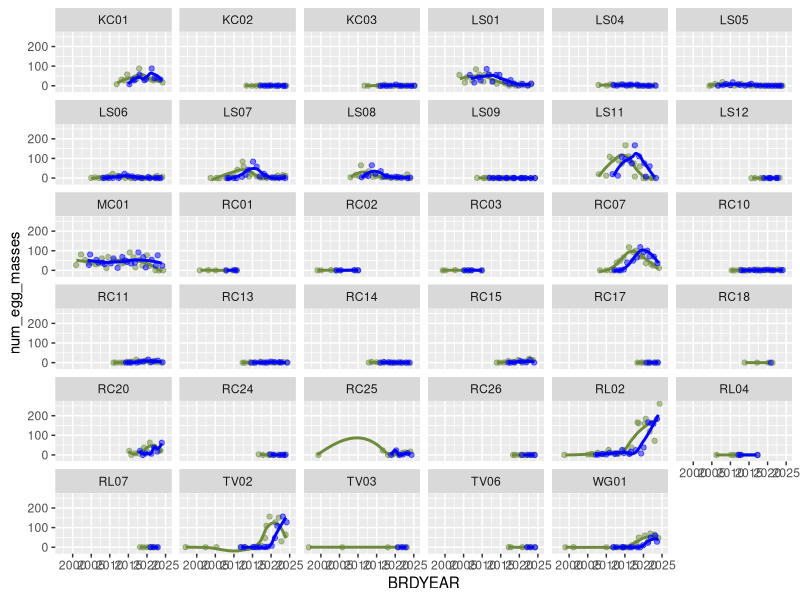
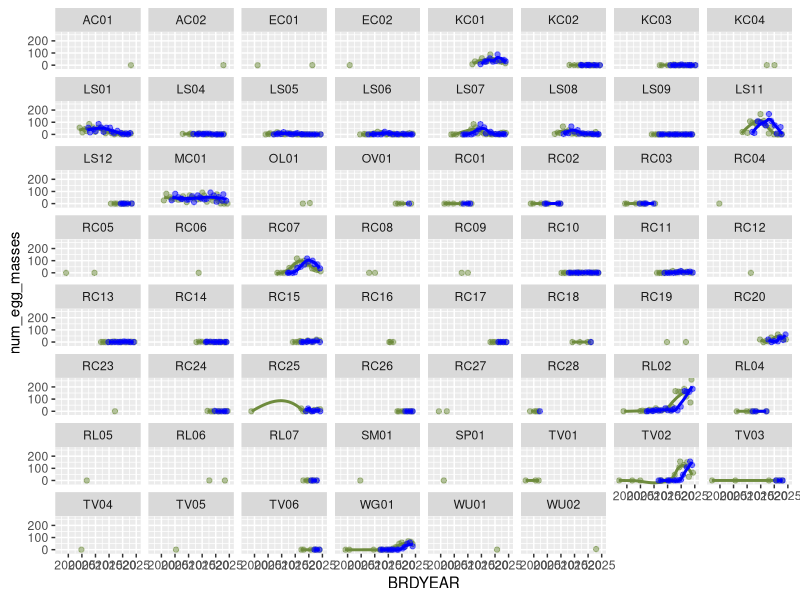

R code for these plots, in order: (Note: this script raises an error after producing the figures.)
## ---- chunk 1
knitr::opts_chunk$set(echo = TRUE)
knitr::opts_chunk$set(warning = FALSE)
## ---- chunk 2
library(dplyr)
library(ggplot2)
library(tidyverse)
setwd(here::here("code"))
# source("1_data_prep.R")
data <- read_csv(here::here("data", "filtered_raw_data.csv"))
between_year_data <- read_csv(here::here("data", "between_year_data.csv"))
complete_btw_data <- read_csv(here::here("data", "complete_btw_data.csv"))
onset_of_breeding_surv <- read_csv(here::here("data", "onset_of_breeding.csv"))
## ---- chunk 3
#summary information of egg masses count

#total number of egg masses is 3939
sum(data$NumberofEggMasses, na.rm = TRUE)

#maximum number of egg masses for a given survey is 25, while the mean is 0.857
summary(data$NumberofEggMasses,na.rm = TRUE)
## ---- chunk 4
statistics <- data %>% 
  group_by(BRDYEAR,Watershed,LocationID) %>% 
  summarize(survey_count = n_distinct(EventGUID),
            mean_egg_num = (sum(NumberofEggMasses, na.rm = TRUE)/survey_count),
            total_egg_num =sum(NumberofEggMasses, na.rm = TRUE),
            firstEgg = min(dayOfWY), 
            lastEgg = max(dayOfWY), 
            breedingLength = max(dayOfWY) - min(dayOfWY))
statistics
## ---- chunk 5
# ranges of each variable for summary data table
data_mins <- data.frame(sapply(data, min, na.rm = TRUE))
data_maxs <- data.frame(sapply(data, max, na.rm = TRUE))
data_means <- data.frame(sapply(data, mean, na.rm = TRUE))
count(data, LocationID)
## ---- chunk 6
summary <- data %>%
  select(yearly_rain, yearly_rain_lag, mean_percent_water, mean_percent_sub, interpolated_canopy, WaterTemp, MaxD, WaterSalinity, AirTemp) %>%
  summarise(
    across(everything(), list(min = ~min(., na.rm = TRUE), 
                              max = ~max(., na.rm = TRUE), 
                              mean = ~mean(., na.rm = TRUE)), 
           .names = "{.col}_{.fn}")
  ) %>%
  pivot_longer(cols = everything(), 
               names_to = c("Variable", "Stat"),
               names_pattern = "(.*)_(.*)", 
               values_to = "Value") %>%
  pivot_wider(names_from = Stat, values_from = Value)
## ---- chunk 7
between_year_data_lagged <- between_year_data %>%
  group_by(LocationID) %>%
  arrange(BRDYEAR) %>%
  mutate(num_egg_masses_lag = lag(num_egg_masses, n = 3)) %>%
  ungroup()

lag_sites <- ggplot(between_year_data_lagged, aes(x=BRDYEAR)) +
  geom_jitter(aes(y=num_egg_masses), color="darkolivegreen4", alpha=0.5) +
  geom_smooth(aes(y=num_egg_masses), color="darkolivegreen4",alpha=0.3, se=F) +
  geom_jitter(aes(y=num_egg_masses_lag), color="blue", alpha=0.5) +
  geom_smooth(aes(y=num_egg_masses_lag), color="blue", alpha=0.3, se=F) +
  facet_wrap(.~LocationID)

## more relevant, just seemingly (at quick glance) continous sites
cont_btw_lag <- between_year_data_lagged %>% filter(LocationID=='KC01' | LocationID=='KC02' |LocationID=='KC03' | LocationID=='LS01' | LocationID=='LS04' | LocationID=='LS05' | LocationID=='LS06' | LocationID=='LS07' | LocationID=='LS08' | LocationID=='LS09' | LocationID=='LS11' | LocationID=='LS12' | LocationID=='MC01' | LocationID=='RC01' | LocationID=='RC02' | LocationID=='RC03' | LocationID=='RC07' | LocationID=='RC10' | LocationID=='RC11' | LocationID=='RC13' | LocationID=='RC14' | LocationID=='RC15' | LocationID=='RC17' | LocationID=='RC18' | LocationID=='RC20' | LocationID=='RC24' | LocationID=='RC25' | LocationID=='RC26' | LocationID=='RL02' | LocationID=='RL04' | LocationID=='RL07' | LocationID=='TV02' | LocationID=='TV03' | LocationID=='TV06' | LocationID=='WG01')

cont_lag_sites <- ggplot(cont_btw_lag, aes(x=BRDYEAR)) +
  geom_jitter(aes(y=num_egg_masses), color="darkolivegreen4", alpha=0.5) +
  geom_smooth(aes(y=num_egg_masses), color="darkolivegreen4",alpha=0.3, se=F) +
  geom_jitter(aes(y=num_egg_masses_lag), color="blue", alpha=0.5) +
  geom_smooth(aes(y=num_egg_masses_lag), color="blue", alpha=0.3, se=F) +
  facet_wrap(.~LocationID)
## ---- chunk 8
# Darren believes there is data 2004-2010 at Mori/Laguna Salada, Milagra, Big Lagoon, & Rodeo which prompted us to revisit our data before 2010 (prev filtered out)

false_validation <- raw_data %>% select(Validation) %>% 
  group_by(Validation) %>% 
  summarise(Counts=n())

# copied the filtering process used to create "data" from 1_data_prep. ADDED filter <2010
pre2010_data <- unfiltered_data %>% 
  group_by(LocationID, BRDYEAR) %>% 
  summarize(survey_count_site_yr = n_distinct(EventGUID), .groups = "drop") %>% 
  ungroup() %>% 
  full_join(unfiltered_data, by = c("LocationID" = "LocationID", "BRDYEAR" = "BRDYEAR")) %>% 
  filter(survey_count_site_yr > 1) %>% 
  filter(BRDYEAR < 2010) %>%
  mutate(
    Watershed = droplevels(Watershed),
    LocationID = droplevels(LocationID)) %>%
  mutate(
    LocationID = case_when(
      LocationID == "LS02" | LocationID == "LS03" ~ "LS11",
      TRUE ~ LocationID)) %>% 
  mutate(LocationID = case_when( # fix lowercase LocationIDs (ex: rc01 to RC01)
    LocationID == "rc01" ~ "RC01",
    LocationID == "rc02" ~ "RC02",
    LocationID == "rc03" ~ "RC03",
    TRUE ~ LocationID #keeps other values unchanged
  ))

# between year pre-2010 data
btw_pre2010_data <- pre2010_data %>% 
  select(LocationID, BRDYEAR, Watershed, NumberofEggMasses, AirTemp, WaterTemp, MaxD, WaterSalinity, CoastalSite, yearly_rain, ground_sub, ground_emerg, ground_open_water, interpolated_canopy, water_flow, water_regime) %>% 
  group_by(LocationID, BRDYEAR) %>% 
  summarize(
    mean_max_depth = ifelse(all(is.na(MaxD)), NA, mean(MaxD, na.rm = TRUE)),
    max_depth = ifelse(all(is.na(MaxD)), NA, max(MaxD, na.rm = TRUE)),
    mean_salinity = ifelse(all(is.na(WaterSalinity)), NA, mean(WaterSalinity, na.rm = TRUE)),
    max_salinity = ifelse(all(is.na(WaterSalinity)), NA, max(WaterSalinity, na.rm = TRUE)),
    AirTemp = ifelse(all(is.na(AirTemp)), NA, mean(AirTemp, na.rm = TRUE)),
    WaterTemp = ifelse(all(is.na(WaterTemp)), NA, mean(WaterTemp, na.rm = TRUE)),
    num_egg_masses = sum(NumberofEggMasses, na.rm = TRUE), 
    mean_percent_sub = ifelse(all(is.na(ground_sub)), NA, mean(ground_sub, na.rm = TRUE)),
    mean_percent_emerg = ifelse(all(is.na(ground_emerg)), NA, mean(ground_emerg, na.rm = TRUE)),
    mean_percent_water = ifelse(all(is.na(ground_open_water)), NA, mean(ground_open_water, na.rm = TRUE)),
    across(everything(), ~first(.))) %>% 
  select(-MaxD, -WaterSalinity, -NumberofEggMasses, -ground_sub, -ground_emerg, -ground_open_water) %>% 
  mutate(mean_salinity = if_else(CoastalSite, mean_salinity, 0),
         max_salinity = if_else(CoastalSite, max_salinity, 0)) %>% 
  select(-max_salinity, -mean_salinity) %>% # deleting salinity from between year
  ungroup()


# creating a "complete case" column
btw_pre2010_data$complete_case <- complete.cases(btw_pre2010_data)
complete_btw_pre2010_data <- btw_pre2010_data %>% filter(complete_case == TRUE)


pre2010_eggs <- pre2010_data %>% 
  group_by(BRDYEAR,Watershed,LocationID) %>% 
  summarize(survey_count = n_distinct(EventGUID),
            total_egg_num =sum(NumberofEggMasses, na.rm = TRUE),
            firstEgg = min(dayOfWY))

# onset of breeding pre2010
onset_pre2010 <- onset_of_breeding %>% 
  filter(BRDYEAR < 2010)

# creating a "complete case" column
onset_pre2010$complete_case <- complete.cases(onset_pre2010)
complete_onset_pre2010 <- onset_pre2010 %>% filter(complete_case == TRUE)
## ---- chunk 9
# LOCATIONID: number eggs vs. year
## only pre2010 data
ggplot(btw_pre2010_data, aes(BRDYEAR, num_egg_masses)) +
  geom_point() +
  geom_line() +
  facet_wrap(.~LocationID)

ggplot(btw_pre2010_data, aes(x=BRDYEAR, y=num_egg_masses, color=LocationID)) +
  geom_point() +
  geom_smooth(se=FALSE) +
  xlab("Year")

## all years
ggplot(between_year_data, aes(BRDYEAR, num_egg_masses)) +
  geom_point() +
  geom_line() +
  facet_wrap(.~LocationID)

ggsave('btw year - eggs by location.png', width = 15, height = 8, units = "in", path = "~/Documents/Berkeley/junior 2023-24/spring24/frog job/CRLF2/Output")

ggplot(between_year_data, aes(x=BRDYEAR, y=num_egg_masses, color=LocationID)) +
  geom_point() +
  geom_smooth(se=FALSE) +
  xlab("Year")

# WATERSHED: number eggs vs. year
## only pre2010 data
ggplot(btw_pre2010_data, aes(BRDYEAR, num_egg_masses)) +
  geom_point() +
  geom_line() +
  facet_wrap(.~Watershed)

ggplot(btw_pre2010_data, aes(x=BRDYEAR, y=num_egg_masses, color=Watershed)) +
  geom_point() +
  geom_smooth(se=FALSE) +
  xlab("Year")

## all data
ggplot(between_year_data, aes(BRDYEAR, num_egg_masses)) +
  geom_point() +
  geom_line() +
  facet_wrap(.~Watershed)
ggsave('btw year - eggs by watershed.png', width = 15, height = 8, units = "in", path = "~/Documents/Berkeley/junior 2023-24/spring24/frog job/CRLF2/Output")


ggplot(between_year_data, aes(x=BRDYEAR, y=num_egg_masses, color=Watershed)) +
  geom_point() +
  geom_smooth(se=FALSE) +
  xlab("Year")
## ---- chunk 10
# plots for data comparisons across all sites
cover_comparisons = between_year_data_for_cover_comparison

ggplot(data = cover_comparisons) + 
  geom_smooth(aes(x = BRDYEAR, y = mean_ground_sub), color = "salmon", se = FALSE) +
  geom_smooth(aes(x = BRDYEAR, y = mean_interpolated_sub), color = "turquoise3", se = FALSE)

ggplot(data = cover_comparisons) + 
  geom_smooth(aes(x = BRDYEAR, y = mean_ground_emerg), color = "salmon", se = FALSE) +
  geom_smooth(aes(x = BRDYEAR, y = mean_interpolated_emerg), color = "turquoise3", se = FALSE)

ggplot(data = cover_comparisons) + 
  geom_smooth(aes(x = BRDYEAR, y = mean_ground_open_water), color = "salmon", se = FALSE) +
  geom_smooth(aes(x = BRDYEAR, y = mean_interpolated_open_water), color = "turquoise3",se = FALSE)

## ---- chunk 11
# facet wrap by site
site_sub <- ggplot(data = cover_comparisons) + 
  geom_smooth(aes(x = BRDYEAR, y = mean_ground_sub), color = "salmon", se = FALSE) +
  geom_line(aes(x = BRDYEAR, y = mean_interpolated_sub), color = "turquoise3") +
  facet_wrap(~LocationID)

site_emerg <- ggplot(data = cover_comparisons) + 
  geom_smooth(aes(x = BRDYEAR, y = mean_ground_emerg), color = "salmon", se = FALSE) +
  geom_line(aes(x = BRDYEAR, y = mean_interpolated_emerg), color = "turquoise3", se = FALSE) +
  facet_wrap(~LocationID)

site_open <- ggplot(data = cover_comparisons) + 
  geom_smooth(aes(x = BRDYEAR, y = mean_ground_open_water), color = "salmon", se = FALSE) +
  geom_line(aes(x = BRDYEAR, y = mean_interpolated_open_water), color= "turquoise3", se = FALSE) +
  facet_wrap(~LocationID)
## ---- chunk 12
# run correlations for open water and vegetation
correlations <- cover_comparisons %>% 
  na.omit() %>% 
  group_by(LocationID) %>% 
  summarize(open_water_cor = cor(mean_ground_open_water, mean_interpolated_open_water),
            sub_cor = cor(mean_ground_sub, mean_interpolated_sub),
            emerg_cor = cor(mean_ground_emerg, mean_interpolated_emerg))

overall_cor <- cover_comparisons %>% 
  na.omit() %>% 
  summarize(open_water_cor = cor(mean_ground_open_water, mean_interpolated_open_water),
            sub_cor = cor(mean_ground_sub, mean_interpolated_sub),
            emerg_cor = cor(mean_ground_emerg, mean_interpolated_emerg))

# lm's for correlation
open_water_model <- lm(mean_ground_open_water ~ mean_interpolated_open_water + as.factor(LocationID), data = cover_comparisons)
summary(open_water_model)

sub_veg_model <- lm(mean_ground_sub ~ mean_interpolated_sub, data = cover_comparisons)
summary(sub_veg_model)

emerg_veg_model <- lm(mean_ground_emerg ~ mean_interpolated_emerg, data = cover_comparisons)
summary(emerg_veg_model)
## ---- chunk 13
# plotting on-the-ground data on X axis, interpolated on Y axis
ggplot(data = cover_comparisons, aes(x = mean_ground_open_water, y = mean_interpolated_open_water)) + 
  geom_smooth(se = FALSE) + 
  facet_wrap(~LocationID)
## ---- chunk 14
cover_comparisons = between_year_data_for_cover_comparison

# creating a "complete case" column
cover_comparisons$complete_case <- complete.cases(cover_comparisons)

# 161 complete cases 
complete_cover_comparisons <- cover_comparisons %>% filter(complete_case == TRUE)

# 24 complete sites
complete_sites <- complete_cover_comparisons %>% 
  group_by(LocationID) %>% 
  count() # there are 24 complete LocationIDs (sites)

## previous number of sites (before complete_case filter) = 47
## 23 sites were lost
previous_site_number <- between_year_data_for_cover_comparison %>% 
  group_by_("LocationID") %>% 
  count()

# join with previous_site LocationID column to get NAs for missing sites
complete_with_missing_sites <- previous_site_number %>% 
  select(LocationID) %>% 
  full_join(complete_sites)

summary(complete.cases(complete_with_missing_sites)) # lose 23 sites (complete=FALSE), 24 remain
## ---- chunk 15
# submergent
complete_submergent <- ggplot(data = complete_cover_comparisons) + 
  geom_smooth(aes(x = BRDYEAR, y = mean_ground_sub), color = "darkolivegreen3", se = FALSE) +
  geom_smooth(aes(x = BRDYEAR, y = mean_interpolated_sub), color = "cornflowerblue", se = FALSE)

#emergent
complete_emergent <- ggplot(data = complete_cover_comparisons) + 
  geom_smooth(aes(x = BRDYEAR, y = mean_ground_emerg), color = "darkolivegreen3", se = FALSE) +
  geom_smooth(aes(x = BRDYEAR, y = mean_interpolated_emerg), color = "cornflowerblue", se = FALSE)

#open water
complete_open <- ggplot(data = complete_cover_comparisons) + 
  geom_smooth(aes(x = BRDYEAR, y = mean_ground_open_water), color = "darkolivegreen3", se = FALSE) +
  geom_smooth(aes(x = BRDYEAR, y = mean_interpolated_open_water), color = "cornflowerblue",se = FALSE)
## ---- chunk 16
# facet wrap by site
## submergent
complete_site_sub <- ggplot(data = complete_cover_comparisons) + 
  geom_smooth(aes(x = BRDYEAR, y = mean_ground_sub), color = "darkolivegreen3", se = FALSE) +
  geom_line(aes(x = BRDYEAR, y = mean_interpolated_sub), color = "cornflowerblue") +
  facet_wrap(~LocationID)

## emergent
complete_site_emerg <- ggplot(data = complete_cover_comparisons) + 
  geom_smooth(aes(x = BRDYEAR, y = mean_ground_emerg), color = "darkolivegreen3", se = FALSE) +
  geom_line(aes(x = BRDYEAR, y = mean_interpolated_emerg), color = "cornflowerblue", se = FALSE) +
  facet_wrap(~LocationID)

## open water
complete_site_open <- ggplot(data = complete_cover_comparisons) + 
  geom_smooth(aes(x = BRDYEAR, y = mean_ground_open_water), color = "darkolivegreen3", se = FALSE) +
  geom_line(aes(x = BRDYEAR, y = mean_interpolated_open_water), color= "cornflowerblue", se = FALSE) +
  facet_wrap(~LocationID)
## ---- chunk 17
# run correlations for open water and vegetation

## by site
correlations <- complete_cover_comparisons %>% 
  na.omit() %>% 
  group_by(LocationID) %>% 
  summarize(open_water_cor = cor(mean_ground_open_water, mean_interpolated_open_water),
            sub_cor = cor(mean_ground_sub, mean_interpolated_sub),
            emerg_cor = cor(mean_ground_emerg, mean_interpolated_emerg))

## overall
overall_cor <- complete_cover_comparisons %>% 
  na.omit() %>% 
  summarize(open_water_cor = cor(mean_ground_open_water, mean_interpolated_open_water),
            sub_cor = cor(mean_ground_sub, mean_interpolated_sub),
            emerg_cor = cor(mean_ground_emerg, mean_interpolated_emerg))


# lm's for correlation
open_water_model <- lm(mean_ground_open_water ~ mean_interpolated_open_water + as.factor(LocationID), data = complete_cover_comparisons)
summary(open_water_model)

sub_veg_model <- lm(mean_ground_sub ~ mean_interpolated_sub, data = complete_cover_comparisons)
summary(sub_veg_model)

emerg_veg_model <- lm(mean_ground_emerg ~ mean_interpolated_emerg, data = complete_cover_comparisons)
summary(emerg_veg_model)
## ---- chunk 18
canopy_emergent <- complete_btw_data %>% ggplot(aes(x=interpolated_canopy, y=mean_percent_emerg))+
  geom_point() +
  geom_smooth()
canopy_emergent

canopy_emergent_model <- lm(mean_percent_emerg ~ interpolated_canopy, data = complete_btw_data)

summary(canopy_emergent_model)

# facet by site
complete_btw_data %>% ggplot(aes(x=interpolated_canopy, y=mean_percent_emerg))+
  geom_point() +
  geom_smooth() +
  facet_wrap(~Watershed)

## ---- chunk 19
#I made a new "data_after2009"data set and plot the trend line using is, instead of the full "data". (since 2000-2005 all have 0 egg masses, and there are no records from 2009 to 2009)
data_after2009 <- data|> 
  filter(BRDYEAR>2009)
data_after2009

statistics_after2009 <- statistics |>
  filter(BRDYEAR>2009)
statistics_after2009
## ---- chunk 20
#plots of mean number of NEW egg masses per survey
#This code has been updated. If anyone can help adding label info (the mean value) besides each point that would be great. 
ggplot(data = data_after2009,mapping = aes(x = BRDYEAR, y = NumberofEggMasses))+ 
  geom_jitter(alpha=0.1,width = 0.1)+
  stat_summary(fun = "mean",geom = "point",color = "orange", size= 2)+
  geom_smooth(method = "lm", color = "blue",se = FALSE)+
  labs(x = "Year", y = "mean number of new egg masses per survey")+
  scale_y_continuous(limits = c(0,5))

### above plot facet by watershed
ggplot(data = data_after2009,mapping = aes(x = BRDYEAR, y = NumberofEggMasses))+ 
  geom_jitter(alpha=0.1,width = 0.1)+
  stat_summary(fun = "mean",geom = "point",color = "orange", size= 2)+
  geom_smooth(method = "lm", color = "blue",se = FALSE)+
  facet_wrap(~Watershed)+ scale_y_continuous(limits = c(0,5))

### above plot facet by site
ggplot(data = data_after2009,mapping = aes(x = BRDYEAR, y = NumberofEggMasses))+ 
  geom_jitter(alpha=0.1,width = 0.1)+
  stat_summary(fun = "mean",geom = "point",color = "orange", size= 2)+
  geom_smooth(method = "lm", color = "blue",se = FALSE)+
  facet_wrap(~LocationID)+ scale_y_continuous(limits = c(0,5))

## ---- chunk 21
#plot of total egg masses over time per Watershed
ggplot(data = data_after2009,mapping = aes(x = BRDYEAR, y = NumberofEggMasses))+ 
  stat_summary(fun = "sum",geom = "point", color = "black", size= 2) + facet_wrap(~Watershed)+
  labs(x = "Year", y = "total new egg masses")

#plot of total egg masses over time per site
ggplot(data = data_after2009)+ 
  stat_summary(mapping = aes(x = BRDYEAR, y = NumberofEggMasses),
               fun = "sum",geom = "point",color = "black", size= 2) + facet_wrap(~LocationID)+
  labs(x = "Year", y = "total new egg masses")

## above with size of point = survey_count (per site)
ggplot(data = statistics, mapping = aes(x = BRDYEAR, y = total_egg_num)) +
  geom_point(aes(alpha = survey_count)) + facet_wrap(~LocationID) +
  labs(x = "Year", y = "total new egg masses")

# plot of presence or absence of eggs for each site/year
between_year_data_plot <- between_year_data %>% 
  mutate(
    boolean_eggs = (num_egg_masses != 0)
  )
ggplot(between_year_data_plot, aes(x = BRDYEAR, y = LocationID, fill = boolean_eggs)) + geom_tile(color = "black") + coord_fixed() + scale_fill_manual(values = c("lavender", "purple4")) + theme_classic()
## ---- chunk 22

ggplot(data = within_year_data, aes(x = dayOfWY, y = NumberofEggMasses)) + geom_point()

## ---- chunk 23
# timing (days since october 1) of egg laying by year and watershed

eggTiming<-data|>
  filter(NumberofEggMasses > 0)|>
  group_by(Watershed, LocationID, BRDYEAR)|>
  summarize(firstEgg = min(dayOfWY), 
            lastEgg = max(dayOfWY), 
            breedingLength = max(dayOfWY) - min(dayOfWY))
eggTiming


## plot timing v.1
ggplot(data = eggTiming, aes(x = BRDYEAR, y = breedingLength, color = Watershed)) + geom_line()

## improved plot timing v.2
ggplot(data = eggTiming, aes(x = BRDYEAR, y = breedingLength, color = Watershed)) + geom_point() + geom_smooth(method="loess", se=F)

#above plot but facet by watershed
ggplot(data = eggTiming, aes(x = BRDYEAR, y = breedingLength,color = Watershed)) + geom_point() + geom_smooth(method="loess", se=F)+ facet_wrap(~Watershed)

ggplot(data = eggTiming, aes(x = BRDYEAR, y = breedingLength,color = Watershed)) + geom_point() + geom_smooth(method="loess", se=F)+ facet_wrap(~LocationID)

# Which one of the 3 rainfall dataset should we use for each of these sites?
## TODO: correlate breeding season length with rainfall
## ---- chunk 24
eggTiming|>
  group_by(BRDYEAR)

# Calculate the full breeding length of all sites for a given year, to be correlated with rainfall data.
eggTiming_new <- data %>%
  filter(NumberofEggMasses > 0) %>%
  group_by(BRDYEAR) %>%
  summarize(firstEgg = min(dayOfWY), 
            lastEgg = max(dayOfWY), 
            breedingLength = max(dayOfWY) - min(dayOfWY))
eggTiming_new$Water_Year <- eggTiming_new$BRDYEAR
ggplot(data = eggTiming_new, aes(x = Water_Year, y = breedingLength,)) + geom_point() + geom_smooth(method="loess", se=F)
## ---- chunk 25
#table showing number of different sites for all watersheds
number_of_sites_within_watershed <- data %>% 
  group_by(Watershed) %>% 
  summarize(distinct_count = n_distinct(LocationID))
number_of_sites_within_watershed

as.data.frame(number_of_sites_within_watershed)
sum(number_of_sites_within_watershed$distinct_count)

#plot of the above table.
ggplot(number_of_sites_within_watershed,aes(x=Watershed,y=distinct_count))+
  geom_point()

# what is the list of sites?
## unfiltered data (i.e. visited 1x)

## filtered data
all_site_list <- data %>% group_by(LocationID) %>% 
  summarise(n=n()) %>% 
  select(n)

## between year model
btw_site_list <- complete_btw_data %>% group_by(LocationID) %>% 
  summarise(n=n()) %>% 
  select(n)

## within year model
within_site_list <- complete_onset %>% group_by(LocationID) %>% 
  summarise(n=n()) %>% 
  select(n)

## ---- chunk 26
# table: number surveys per year (not relevant)
survey_count_by_year <- data|>
  group_by(BRDYEAR)|>
  summarize(survey_count=n_distinct(EventGUID))
survey_count_by_year

# plot: survey count per year across all watersheds/sites
ggplot(data = survey_count_by_year,aes(x=BRDYEAR,y=survey_count))+geom_point()+geom_smooth()+ scale_y_continuous(limits = c(0,200))

# table: number of surveys at each watershed per year
abundance_counts <- data %>%
  group_by(Watershed, BRDYEAR) %>%
  summarize(survey_count = n_distinct(EventGUID))
abundance_counts

# table: num surveys per site over entire study period
abundance_counts_sites <- data %>% 
  group_by(LocationID) %>% 
  summarize(survey_count = n_distinct(EventGUID))
view(abundance_counts_sites)
## ---- chunk 27
# above table but containing only after year 2009. There is a few survey before that and all in one single year in Watershed: redwood creek.
abundance_counts_after2009 <- data_after2009 %>%
  group_by(Watershed, BRDYEAR) %>%
  summarize(survey_count = n_distinct(EventGUID))
abundance_counts_after2009

# plot: number of surveys per year per Watershed after 2009.
survey_graph_after2009 <- ggplot(abundance_counts_after2009,aes(x=BRDYEAR,y=survey_count,colour=Watershed))+geom_point()+ facet_wrap(~Watershed)
survey_graph_after2009

## ---- chunk 28
#heatmap of survey count per year by watershed
ggplot(abundance_counts, aes(x = BRDYEAR, y = Watershed, fill = survey_count)) +
  geom_tile() +
  scale_fill_gradient(low = "#CBEB81", high = "#0E2D8A") +  # Adjust color gradient
  labs(x = "Breeding Year", y = "Watershed", title = "Abundance Heatmap") +  # Add axis labels and title
  theme_minimal()

#above graph containing only year after 2009.
ggplot(abundance_counts_after2009, aes(x = BRDYEAR, y = Watershed, fill = survey_count)) +
  geom_tile() +
  scale_fill_gradient(low = "#CBEB81", high = "#0E2D8A") +  # Adjust color gradient
  labs(x = "Breeding Year", y = "Watershed", title = "Abundance Heatmap") +  # Add axis labels and title
  theme_minimal()

## ---- chunk 29
#number of survey count for each number of new egg masses of all watersheds by year
ggplot(data = statistics, mapping = aes(x = total_egg_num)) + 
  geom_freqpoly(mapping = aes(colour = BRDYEAR))+
  scale_x_continuous(limits = c(0, 170))
## ---- chunk 30
# investigating number of observers (obsv_total)
## histogram of obsv_total
ggplot(data = data, aes(x = obsv_total)) + geom_histogram()
## ---- chunk 31
#counting the number of non-NA values for the environmental variables we are looking at
## SALINITY: There are 727 non-NA salinity data. We can adjust based on what Darren replied in email. 
length(na.omit(data$WaterSalinity))

## OPEN WATER： There are 3030 non-NA open water data
length(na.omit(data$PercentOpenWater))

## DEPTH (AVG & MAX): Darren said they are not that relevant; if we use we should use max depth (the one with more data)

#there are 2020 non-zero average depth data
length(na.omit(data$AvgD))

#there are 3099 non-zero maximum depth data
length(na.omit(data$MaxD))

#correlation between average depth and max depth is significantly positive 
regression_depth=lm(AvgD~MaxD,data=new_egg)
summary(regression_depth)

library(ggpubr)
ggscatter(new_egg, x = "MaxD", y = "AvgD",
          add = "reg.line",cor.coef=TRUE,coor.method=" ")
